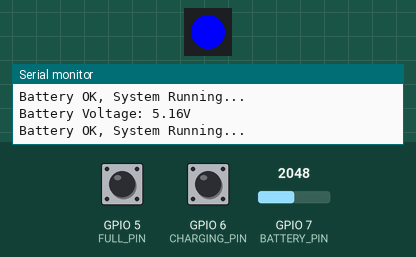
Bench run of a program on a simulated ESP32-S3. Shown: 1 RGB LEDs in strip order, left to right, the last lines printed to the serial monitor. The inputs (shaded band) are chosen by the test bench; at power-on: GPIO 7 (BATTERY_PIN) = 2048, GPIO 5 (FULL_PIN) HIGH, GPIO 6 (CHARGING_PIN) HIGH.

Above: at 1.8 s.
1.9 s: GPIO 7 (BATTERY_PIN) set to 1236
3.4 s: GPIO 7 (BATTERY_PIN) set to 1155
At 5.7 s:
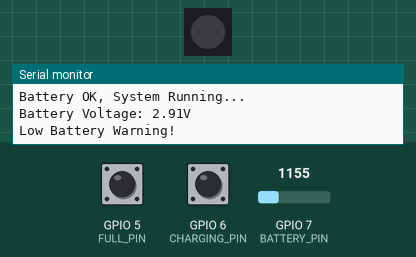
7.5 s: GPIO 5 (FULL_PIN) pulled LOW for 1.2 s
At 8.6 s:
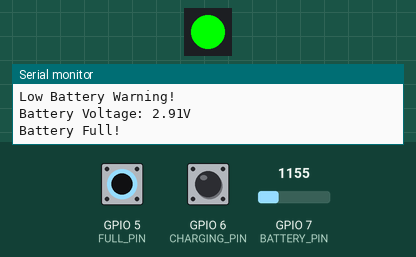
11.0 s: GPIO 6 (CHARGING_PIN) pulled LOW for 1.2 s
At 11.4 s:
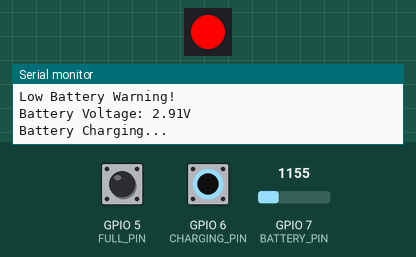
14.5 s: GPIO 6 (CHARGING_PIN) pulled LOW for 3.2 s
19.2 s: GPIO 5 (FULL_PIN) pulled LOW for 3.2 s
At 22.3 s:
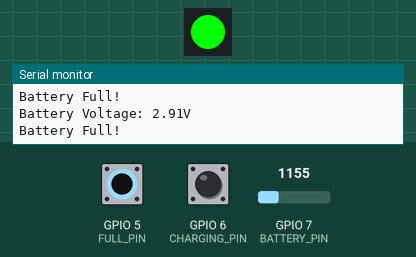
Timing chart, 0 to 25.5 s (numbered marks = the images above; inputs shaded):
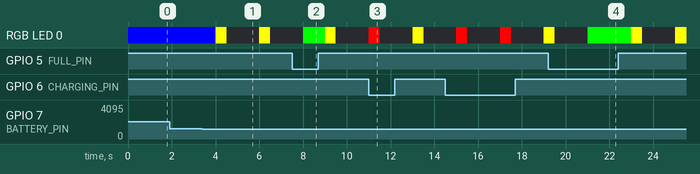

Measured:
- the behaviour switches between 1191 and 1190 on GPIO 7 (BATTERY_PIN) (found by bisection; images 0 and 1)
- after the input at 3.4 s, RGB LED 0: alternates RGB(255, 255, 0) for 0.50 s and off for 1.5 s, starting after 0.60 s

The program:

main.cpp
```cpp
#include <Adafruit_NeoPixel.h>

#define LED_PIN       48  // WS2812B LED
#define NUM_LEDS      1   // Single LED
#define BATTERY_PIN   7   // ADC pin for battery voltage
#define CHARGING_PIN  6   // TP4056 CHRG Pin (LOW = Charging)
#define FULL_PIN      5   // TP4056 DONE Pin (LOW = Full)

Adafruit_NeoPixel led(NUM_LEDS, LED_PIN, NEO_GRB + NEO_KHZ800);

void setup() {
    Serial.begin(115200);
    pinMode(CHARGING_PIN, INPUT_PULLUP);
    pinMode(FULL_PIN, INPUT_PULLUP);
    led.begin();
    led.show();
}

float readBatteryVoltage() {
    int raw = analogRead(BATTERY_PIN);
    return (raw / 4095.0) * 3.3 * ((100.0 + 47.0) / 47.0);  // Convert ADC to real voltage
}

bool isCharging() {
    return digitalRead(CHARGING_PIN) == LOW;
}

bool isBatteryFull() {
    return digitalRead(FULL_PIN) == LOW;
}

void setLED(int r, int g, int b, bool blink) {
    if (blink) {
        led.setPixelColor(0, led.Color(r, g, b));
        led.show();
        delay(500);
        led.setPixelColor(0, led.Color(0, 0, 0));  // Turn off
        led.show();
        delay(500);
    } else {
        led.setPixelColor(0, led.Color(r, g, b));
        led.show();
    }
}

void loop() {
    float batteryVoltage = readBatteryVoltage();
    bool charging = isCharging();
    bool full = isBatteryFull();

    Serial.printf("Battery Voltage: %.2fV\n", batteryVoltage);

    if (charging) {
        Serial.println("Battery Charging...");
        setLED(255, 0, 0, true);  // Blinking Red
    } else if (full) {
        Serial.println("Battery Full!");
        setLED(0, 255, 0, false);  // Solid Green
    } else if (batteryVoltage < 3.0) {
        Serial.println("Low Battery Warning!");
        setLED(255, 255, 0, true);  // Blinking Yellow
    } else {
        Serial.println("Battery OK, System Running...");
        setLED(0, 0, 255, false);  // Solid Blue
    }

    delay(1000);
}
```
